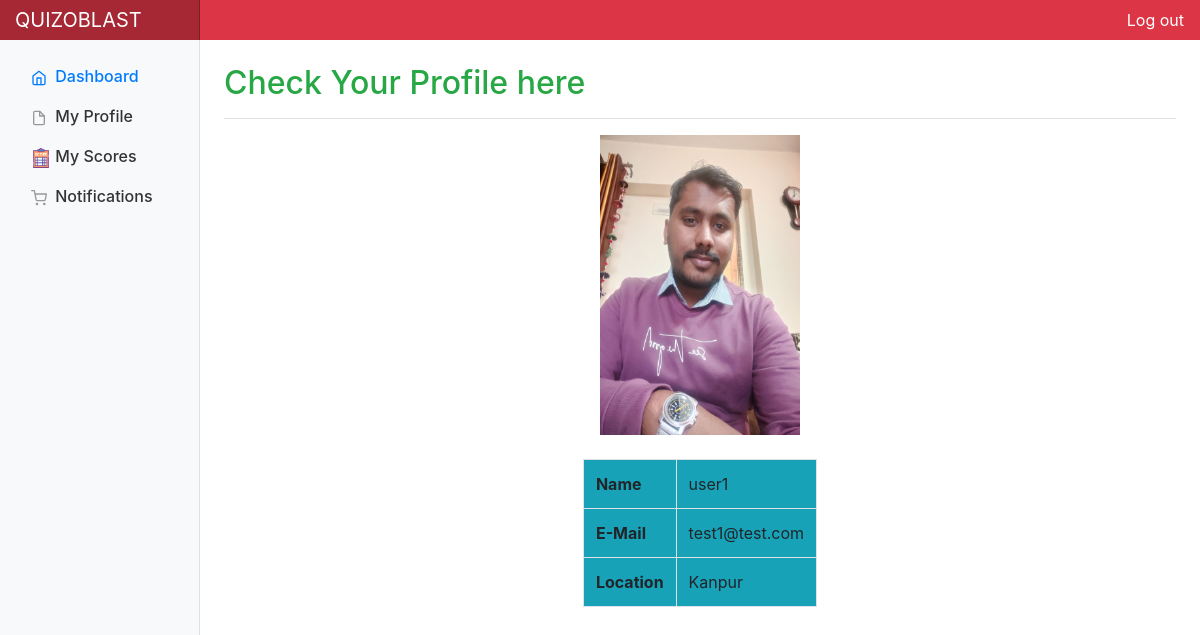
Page /about_me/1/ on the committed database.
### users/models.py (models this page shows, shortened)
class Profile(models.Model):
    user=models.OneToOneField(User,on_delete=models.CASCADE)
    image=models.ImageField(default='profile_pic.jpg',upload_to='profile_pictures')
    location=models.CharField(max_length=100)

### users/views.py (the view)
# urls.py: path('about_me/<int:id>/',user_views.about_me,name='about_me'),
def about_me(request,id):
    profile=Profile.objects.get(id=id)
    return render(request,'users/about_me.html',{'profile':profile})

### users/templates/users/about_me.html (shortened to what this page needs)
{% load static %}
<!DOCTYPE html>
<html lang="en">
<head>
    <link rel="stylesheet" href="{% static 'QuizoBlast/dash_style.css'%}">
    <link href="//maxcdn.bootstrapcdn.com/bootstrap/4.0.0/css/bootstrap.min.css" rel="stylesheet" id="bootstrap-css">
</head>
<body>
    <nav class="navbar navbar-light fixed-top bg-danger flex-md-nowrap p-0 shadow">
      <a class="navbar-brand col-sm-3 col-md-2 mr-0" href="{% url 'homepage' %}" style="color: white">QUIZOBLAST</a>
      <ul class="navbar-nav px-3">
        <li class="nav-item text-nowrap">
          <a class="nav-link" href="{% url 'logout' %}" style="color: white">Log out</a>
        </li>
      </ul>
    </nav>
    <div class="container-fluid">
        <div class="row">
            <nav class="col-md-2 d-none d-md-block bg-light sidebar">
            <div class="sidebar-sticky">
                <ul class="nav flex-column">
                <li class="nav-item">
                    <a class="nav-link active" href="{% url 'dashboard' profile.user.id %}">
                    Dashboard <span class="sr-only">(current)</span>
                    </a>
                </li>
                <li class="nav-item">
                    <a class="nav-link" href="{% url 'about_me' profile.id %}">
                    My Profile
                    </a>
                </li>
                <li class="nav-item">
                    <a class="nav-link" href="{% url 'score' profile.user.id %}">
                    <img src="{% static 'QuizoBlast/score.png' %}" height="20px" width="20px">
                    My Scores
                    </a>
                </li>
                <li class="nav-item">
                    <a class="nav-link" href="#">
                    Notifications
                    </a>
                </li>
                </ul>
            </div>
            </nav>
            <main role="main" class="col-md-9 ml-sm-auto col-lg-10 px-4">
            <div class="d-flex justify-content-between flex-wrap flex-md-nowrap align-items-center pt-3 pb-2 mb-3 border-bottom">
                <h1 class="h2 text-success">Check Your Profile here</h1>
            </div>
            <div class="pb-5">
                <img class="mx-auto d-block" src="{{profile.image.url}}" height="300px" width="200px">
                <br>
                <table class="table responsive table-bordered table-secondary" style="width: 50px; margin:auto;">
                    <tbody class="bg-info">
                      <tr>
                        <th scope="row">Name</th>
                        <td>{{profile.user.username}}</td>
                      </tr>
                      <tr>
                        <th scope="row">E-Mail</th>
                        <td>{{profile.user.email}}</td>
                      </tr>
                      <tr>
                        <th scope="row">Location</th>
                        <td>{{profile.location}}</td>
                      </tr>
                    </tbody>
                  </table>
            </div>
            </main>
        </div>
    </div>
</body>
</html>

### QuizoBlast/static/QuizoBlast/dash_style.css (style rules this page uses)
body { font-size: .875rem; }
.feather { width: 16px; height: 16px; vertical-align: text-bottom; }
.sidebar { position: fixed; top: 0; bottom: 0; left: 0; z-index: 100; padding: 48px 0 0; box-shadow: inset -1px 0 0 rgba(0, 0, 0, .1); }
.sidebar-sticky { position: relative; top: 0; height: calc(100vh - 48px); padding-top: .5rem; overflow-x: hidden; overflow-y: auto; }
.sidebar .nav-link { font-weight: 500; color: #333; }
.sidebar .nav-link .feather { margin-right: 4px; color: #999; }
.sidebar .nav-link.active { color: #007bff; }
.sidebar .nav-link:hover .feather, .sidebar .nav-link.active .feather { color: inherit; }
[role="main"] { padding-top: 133px; }
@media (min-width: 768px) { [role="main"] { padding-top: 48px; } }
.navbar-brand { padding-top: .75rem; padding-bottom: .75rem; font-size: 1rem; background-color: rgba(0, 0, 0, .25); box-shadow: inset -1px 0 0 rgba(0, 0, 0, .25); }

### rows in the picture
Profile: image (picture), user.username "user1", user.email "test1@test.com", location "Kanpur"
